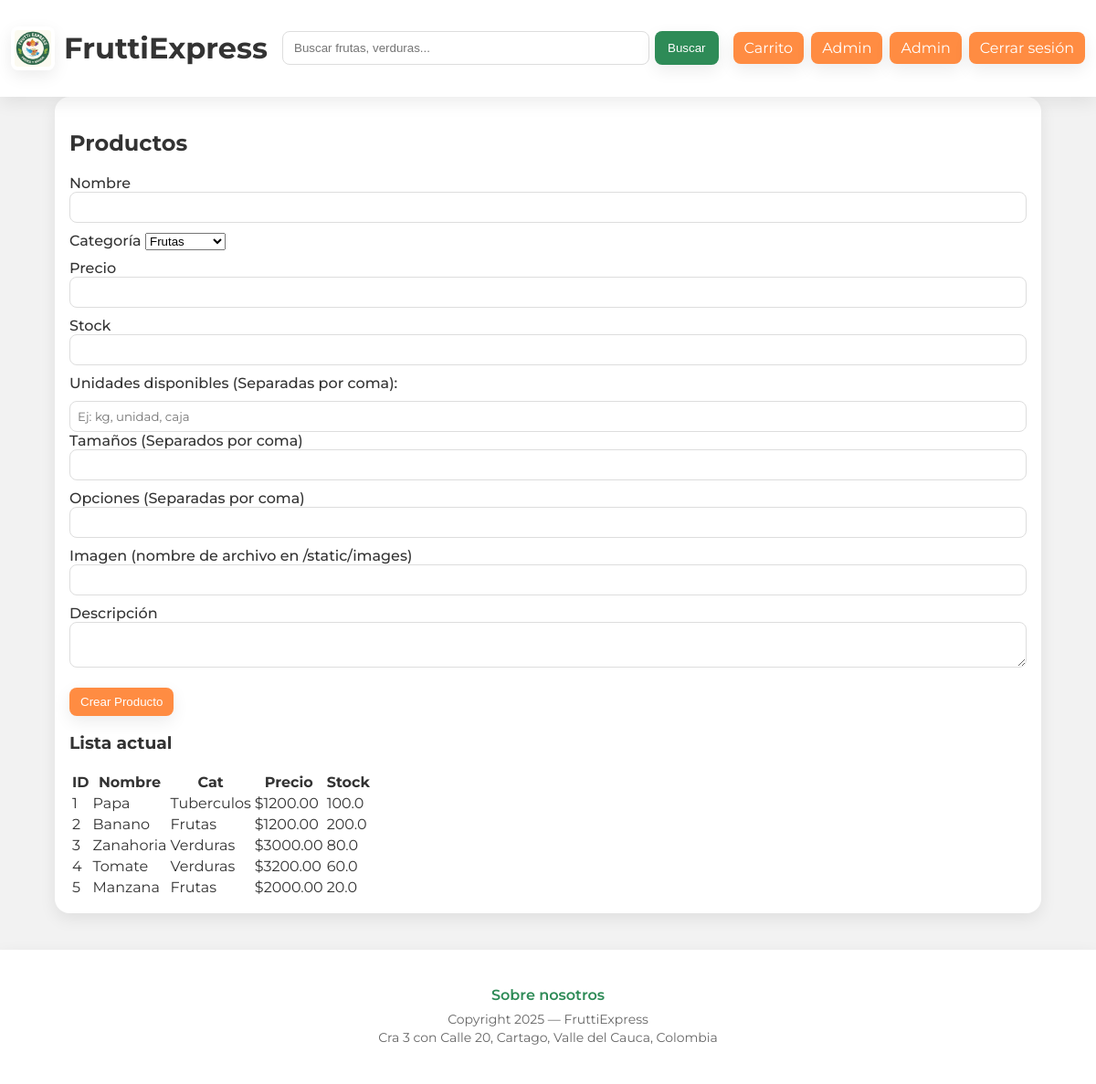
/admin/products (signed in), run on the app's committed database.
### tables this page shows
CREATE TABLE users (
    id INTEGER PRIMARY KEY AUTOINCREMENT,
    nombre TEXT NOT NULL,
    apellidos TEXT,
    email TEXT UNIQUE NOT NULL,
    telefono TEXT,
    password_hash TEXT NOT NULL,
    direccion TEXT,
    barrio TEXT,
    is_admin INTEGER DEFAULT 0
);

CREATE TABLE products (
    id INTEGER PRIMARY KEY AUTOINCREMENT,
    nombre TEXT NOT NULL,
    categoria TEXT NOT NULL, -- 'Frutas','Verduras','Tuberculos','Otro'
    precio REAL NOT NULL,
    stock REAL DEFAULT 0, -- en kilos o unidades
    unidad TEXT DEFAULT 'kg', -- 'kg' o 'unit'
    tamanos TEXT, -- ejemplo: "pequeña,mediana,grande" (csv)
    opciones TEXT, -- ejemplo: "maduro,pinton" para banano
    descripcion TEXT,
    imagen TEXT
);

### app.py (the view, shortened to what this page needs)
@app.route('/admin/products', methods=['GET','POST'])
def admin_products():
    if not require_admin():
        return redirect(url_for('login'))
    productos = query_db('SELECT * FROM products')
    return render_template('admin_products.html', productos=productos, user=current_user())

### app.py (called while the page is built)
def get_db():
    db = getattr(g, '_database', None)
    if db is None:
        db = g._database = sqlite3.connect(DB_PATH)
        db.row_factory = sqlite3.Row
    return db

@app.teardown_appcontext
def close_connection(exception):
    db = getattr(g, '_database', None)
    if db is not None:
        db.close()

def query_db(query, args=(), one=False):
    cur = get_db().execute(query, args)
    rv = cur.fetchall()
    cur.close()
    return (rv[0] if rv else None) if one else rv

def current_user():
    if 'user_id' not in session:
        return None
    return query_db('SELECT * FROM users WHERE id = ?', [session['user_id']], one=True)

def require_admin():
    u = current_user()
    if not u or u['is_admin'] != 1:
        flash('Acceso denegado', 'error')
        return False
    return True

### templates/admin_products.html (shortened to what this page needs)
<!doctype html>
<html lang="es">
  <head>
    <link rel="stylesheet" href="{{ url_for('static', filename='css/style.css') }}">
  </head>
  <body>
    {% include 'index_header.html' %}
    <main class="container">
      <h2>Productos</h2>
      <form method="post" class="form">
        <label>Nombre<input name="nombre" required></label>
        <label>Categoría
          <select name="categoria">
            <option>Frutas</option>
          </select>
        </label>
        <label>Precio<input name="precio" type="number" step="0.01" required></label>
        <label>Stock<input name="stock" type="number" step="0.1" required></label>
        <label for="unidad">Unidades disponibles (Separadas por coma):</label>
        <input type="text" name="unidad" id="unidad" placeholder="Ej: kg, unidad, caja" required>
        <label>Tamaños (Separados por coma)<input name="tamanos"></label>
        <label>Opciones (Separadas por coma)<input name="opciones"></label>
        <label>Imagen (nombre de archivo en /static/images)<input name="imagen"></label>
        <label>Descripción<textarea name="descripcion"></textarea></label>
        <button type="submit" class="btn">Crear Producto</button>
      </form>
      <h3>Lista actual</h3>
      <table class="simple-table">
        <thead><tr><th>ID</th><th>Nombre</th><th>Cat</th><th>Precio</th><th>Stock</th></tr></thead>
        <tbody>
          {% for p in productos %}
            <tr><td>{{ p['id'] }}</td><td>{{ p['nombre'] }}</td><td>{{ p['categoria'] }}</td><td>${{ '%.2f'|format(p['precio']) }}</td><td>{{ p['stock'] }}</td></tr>
          {% endfor %}
        </tbody>
      </table>
    </main>
    {% include 'index_footer.html' %}
  </body>
</html>

### templates/index_header.html
<header class="banner">
  <div class="container header-inner">
    <div class="brand" onclick="location.href='/'">
      <img src="{{ url_for('static', filename='images/logo.png') }}" alt="FruttiExpress" class="logo">
      <h1>FruttiExpress</h1>
    </div>
    <form class="search" action="{{ url_for('buscar') }}" method="get">
      <input name="q" placeholder="Buscar frutas, verduras..." required>
      <button type="submit">Buscar</button>
    </form>
    <nav class="actions">
      <a href="{{ url_for('cart') }}" class="btn">Carrito</a>
      {% if user %}
        {% if user['is_admin'] == 1 %}
          <a href="{{ url_for('admin_dashboard') }}" class="btn">Admin</a>
        {% endif %}
        <a href="{{ url_for('perfil') }}" class="btn">{{ user['nombre'] }}</a>
        <a href="{{ url_for('logout') }}" class="btn">Cerrar sesión</a>
      {% else %}
        <a href="{{ url_for('register') }}" class="btn">Registrarse</a>
        <a href="{{ url_for('login') }}" class="btn">Iniciar sesión</a>
      {% endif %}
    </nav>
  </div>
</header>

### static/css/style.css (style rules this page uses)
:root { --verde:#2e8b57; --naranja:#ff8c42; --amarillo:#ffd26a; --rojo:#e07a5f; --blanco:#ffffff; --gris:#f2f2f2; --texto:#333; --sombra: 0 6px 18px rgba(0,0,0,0.08); }
* { box-sizing:border-box; }
body { font-family:'Montserrat',sans-serif; color:var(--texto); margin:0; background:var(--gris); min-height:100vh; display:flex; flex-direction:column; }
.container { max-width:1200px;margin:0 auto;padding:16px; }
header.banner { background:var(--blanco); position:sticky; top:0; z-index:30; box-shadow:var(--sombra); }
.header-inner { display:flex; align-items:center; gap:16px; padding:12px; flex-wrap:wrap; }
.brand { display:flex;align-items:center;gap:10px;cursor:pointer; }
.logo { width:48px;height:48px;object-fit:contain;border-radius:8px;box-shadow:var(--sombra);padding:4px; }
.search { flex:1; display:flex; gap:6px; min-width:220px; }
.search input { flex:1; padding:10px 12px; border:1px solid #ddd; border-radius:8px; outline:none; }
.search button { background:var(--verde); color:var(--blanco); border:none; padding:10px 14px; border-radius:8px; cursor:pointer; box-shadow:var(--sombra); }
.actions { display:flex;gap:8px;flex-wrap:wrap; }
.btn { background:var(--naranja); color:#fff; padding:8px 12px; border-radius:8px; text-decoration:none; display:inline-block; box-shadow:var(--sombra); border:none; cursor:pointer; transition:all .2s ease-in-out; }
main { padding:30px 20px; background:var(--blanco); border-radius:16px; box-shadow:var(--sombra); margin:30px auto; width:90%; flex:1; }
.add-form input, .add-form select, .form input, .form textarea { width:100%; padding:8px; border:1px solid #ddd; border-radius:8px; font-family:'Montserrat',sans-serif; }
.form label { display:block; margin-bottom:10px; font-weight:500; }
.form button { margin-top:8px; }

### data on the page
users: nombre "Admin"
products: id "1", nombre "Papa", categoria "Tuberculos", precio "1200.00", stock "100.0"
products: id "2", nombre "Banano", categoria "Frutas", precio "1200.00", stock "200.0"
products: id "3", nombre "Zanahoria", categoria "Verduras", precio "3000.00", stock "80.0"
products: id "4", nombre "Tomate", categoria "Verduras", precio "3200.00", stock "60.0"
products: id "5", nombre "Manzana", categoria "Frutas", precio "2000.00", stock "20.0"
